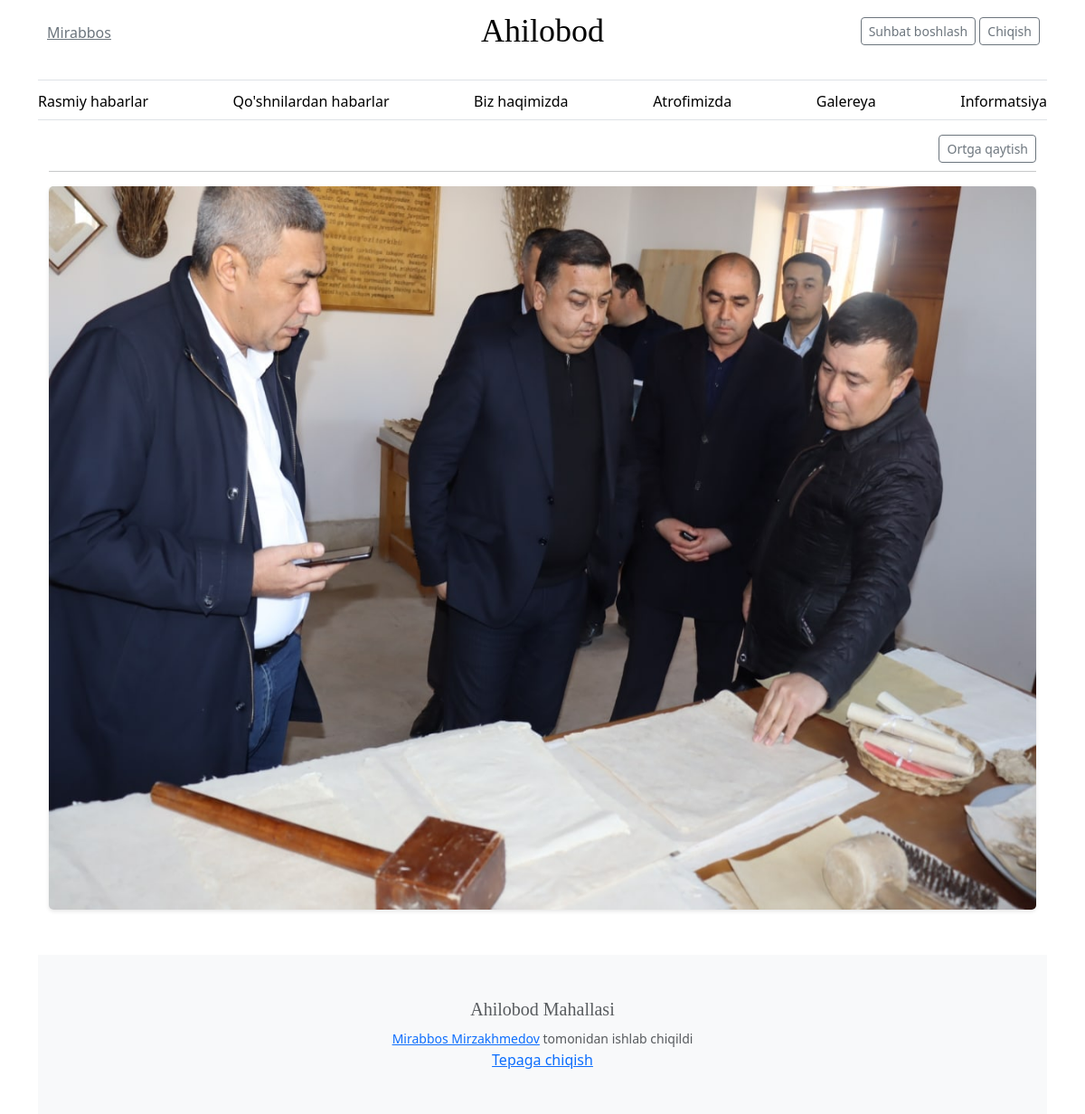
Screenshot of /gallery/11 (signed in) with the database file from the repository.
### webapp/models.py (models this page shows, shortened)
class User(AbstractUser):
    user_id = models.AutoField(primary_key=True)
    phone_number = models.CharField(max_length=20)
    profile_pic = models.ImageField(null=True, upload_to='profile/')
    bio = models.TextField(blank=True, null=True)
    created_at = models.DateTimeField(default=timezone.now)
    updated_at = models.DateTimeField(auto_now=True)

class Image(models.Model):
    image = models.ImageField(upload_to='images/')
    created_date = models.DateTimeField(auto_now_add=True)

### webapp/views.py (the view)
# urls.py: path('gallery/<int:pk>', views.ImageDetailView.as_view(), name='image_detail_view'),
class ImageDetailView(DetailView):
    model = Image
    template_name = 'webapp/image_detail_view.html'
    context_object_name = 'image_view'

### webapp/templates/webapp/image_detail_view.html (shortened to what this page needs)
{% extends 'webapp/layout.html' %}
{% block body%}
    <a style="float: right; margin-left: 50px" href="{% url 'gallery' %}" class="btn btn-sm btn-outline-secondary">Ortga qaytish</a><br><hr>
    <div class="image-container">
        <img src="{{ image_view.image.url }}" class="img-fluid" alt="Responsive image">
    </div>
{% endblock %}

### webapp/templates/webapp/layout.html (shortened to what this page needs)
<!DOCTYPE html>
<html lang="en">
<head>
    {% load static %}
    <link
        href="https://cdn.jsdelivr.net/npm/bootstrap@5.3.2/dist/css/bootstrap.min.css"
        rel="stylesheet"
>
    <link rel="stylesheet" href="{% static 'css/blog.css' %}">
</head>
<body>
<div class="container">
    <header class="border-bottom lh-1 py-3">
        <div class="row flex-nowrap justify-content-between align-items-center">
            <div class="col-4 pt-1">
                {% if user.is_authenticated %}
                    <a class="link-secondary"
                       href="{% url 'profile' user.user_id %}">{{ user.first_name }}</a>
                {% endif %}
            </div>
            <div class="col-4 text-center">
                <a class="blog-header-logo text-body-emphasis text-decoration-none"
                   href="{% url 'home' %}">Ahilobod</a>
            </div>
            <div class="col-4 d-flex justify-content-end align-items-center">
                {% if user.is_authenticated %}
                    {% if user.is_staff == True %}
                        <div>
                            <a class="btn btn-sm btn-outline-secondary" href="{% url 'create' %}">Rasmiy yangilik yozish</a>
                            <a class="btn btn-sm btn-outline-secondary" href="{% url 'notify-neighbors' %}">Suhbat boshlash</a>
                            <a class="btn btn-sm btn-outline-secondary" href="{% url 'logout' %}">Chiqish</a>
                        </div>
                    {% else %}
                        <div>
                            <a class="btn btn-sm btn-outline-secondary" href="{% url 'notify-neighbors' %}">Suhbat boshlash</a>
                            <a class="btn btn-sm btn-outline-secondary" href="{% url 'logout' %}">Chiqish</a>
                        </div>
                    {% endif %}
                {% endif %}
            </div>
        </div>
    </header>
    <div class="nav-scroller py-1 mb-3 border-bottom">
        <nav class="nav nav-underline justify-content-between">
            <a class="nav-item nav-link link-body-emphasis"
               href="{% url 'home' %}">Rasmiy habarlar</a>
            <a class="nav-item nav-link link-body-emphasis"
               href="{% url 'neighbors' %}">Qo'shnilardan habarlar</a>
            <a class="nav-item nav-link link-body-emphasis"
               href="{% url 'about' %}">Biz haqimizda</a>
            <a class="nav-item nav-link link-body-emphasis"
               href="{% url 'business' %}">Atrofimizda</a>
            <a class="nav-item nav-link link-body-emphasis"
               href="{% url 'gallery' %}">Galereya</a>
            <a class="nav-item nav-link link-body-emphasis"
               href="{% url 'information' %}">Informatsiya</a>
        </nav>
    </div>
    <main class="container">
        {% block body %}
        {% endblock %}
    </main>
    <footer style="margin-top: 50px;" class="py-5 text-center text-body-secondary bg-body-tertiary">
        <h5>Ahilobod Mahallasi</h5>
        <small><a href="{% url 'profile' 2 %}">Mirabbos
            Mirzakhmedov</a> tomonidan ishlab chiqildi</small>
        <p class="mb-0">
            <a href="#">Tepaga chiqish</a>
        </p>
    </footer>
</div>
</body>
</html>

### webapp/static/css/blog.css (style rules this page uses)
.blog-header-logo { font-family: "Playfair Display", Georgia, "Times New Roman", serif; font-size: 2.25rem; }
h1, h2, h3, h4, h5, h6 { font-family: "Playfair Display", Georgia, "Times New Roman", serif; }
.row { margin-bottom: 20px; }
.image-container { text-align: center; position: relative; }
.image-container img { max-width: 100%; height: 100%; display: block; margin: 0 auto; border-radius: 5px; box-shadow: 0 2px 4px rgba(0, 0, 0, 0.1); }
.align-items-center { padding-left: 10px !important; padding-right: 10px !important; }
.img-fluid { max-width: 100% !important ; height: 100vh!important; }

### webapp/templates/webapp/layout.html (style rules this page uses)
.nav-scroller { position: relative; z-index: 2; height: 2.75rem; overflow-y: hidden; }
.nav-scroller .nav { display: flex; flex-wrap: nowrap; padding-bottom: 1rem; margin-top: -1px; overflow-x: auto; text-align: center; white-space: nowrap; -webkit-overflow-scrolling: touch; }

### rows the page displays
User: first_name "Mirabbos"
Image: image (picture)
